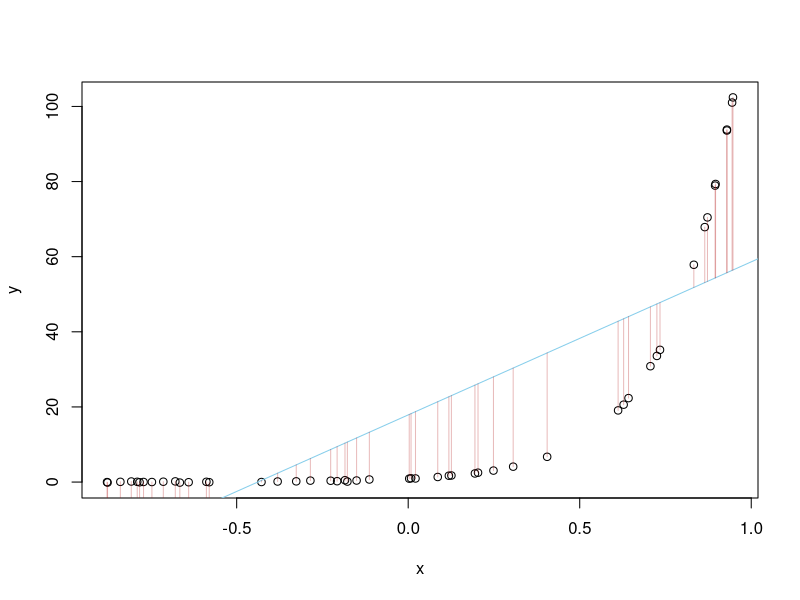
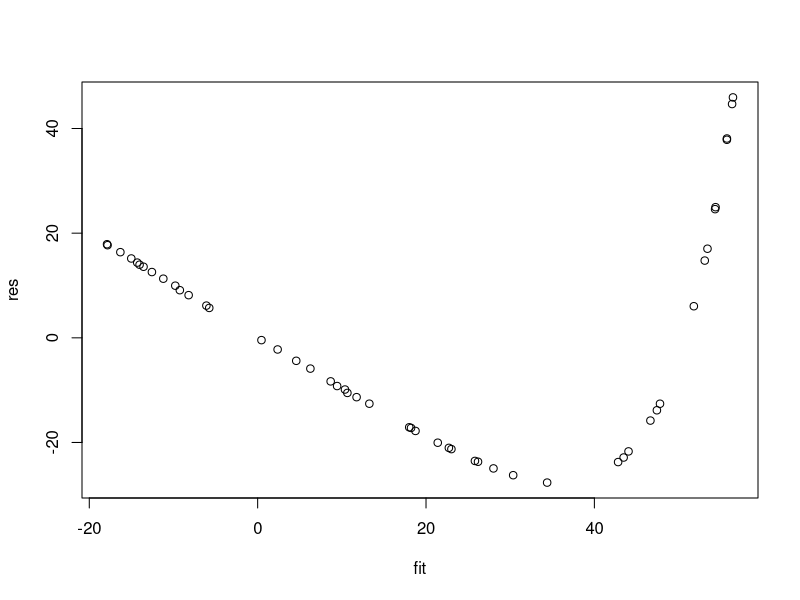

Write the R code that produced these figures, in order. (Note: this script raises an error after producing the figures.)
# taskSolutions.R
#
# Code for (some of) the workshop tasks


# Example: fit vs. residuals for a non-linear dataset
x<-runif(50,-1,1)
r <- 0.9
y <- (r * exp(5*x)) + ((1-r) * rnorm(50)); plot(x,y); cor(x,y)
lm(y ~ x)
abline(lm(y ~ x), col="skyblue")
res <- resid(lm(y ~ x))

# calculate idealized values
fit <- fitted(lm(y ~ x))

# plot differences
segments(x, y, x, fit, col="#AA000044")

# plot and analyze residuals
plot(fit, res)
cor(fit, res)


# TASK:
# calculate the coefficient of correlation between Mo.ctrl and MF.ctrl and plot
# the values as a scatterplot
x <- LPSdat$Mo.ctrl
y <- LPSdat$MF.ctrl
cor(x, y)
plot(x, y)
abline(0, 1, col="skyblue")
lm(y ~ x)
abline(lm(y ~ x), col="red")
